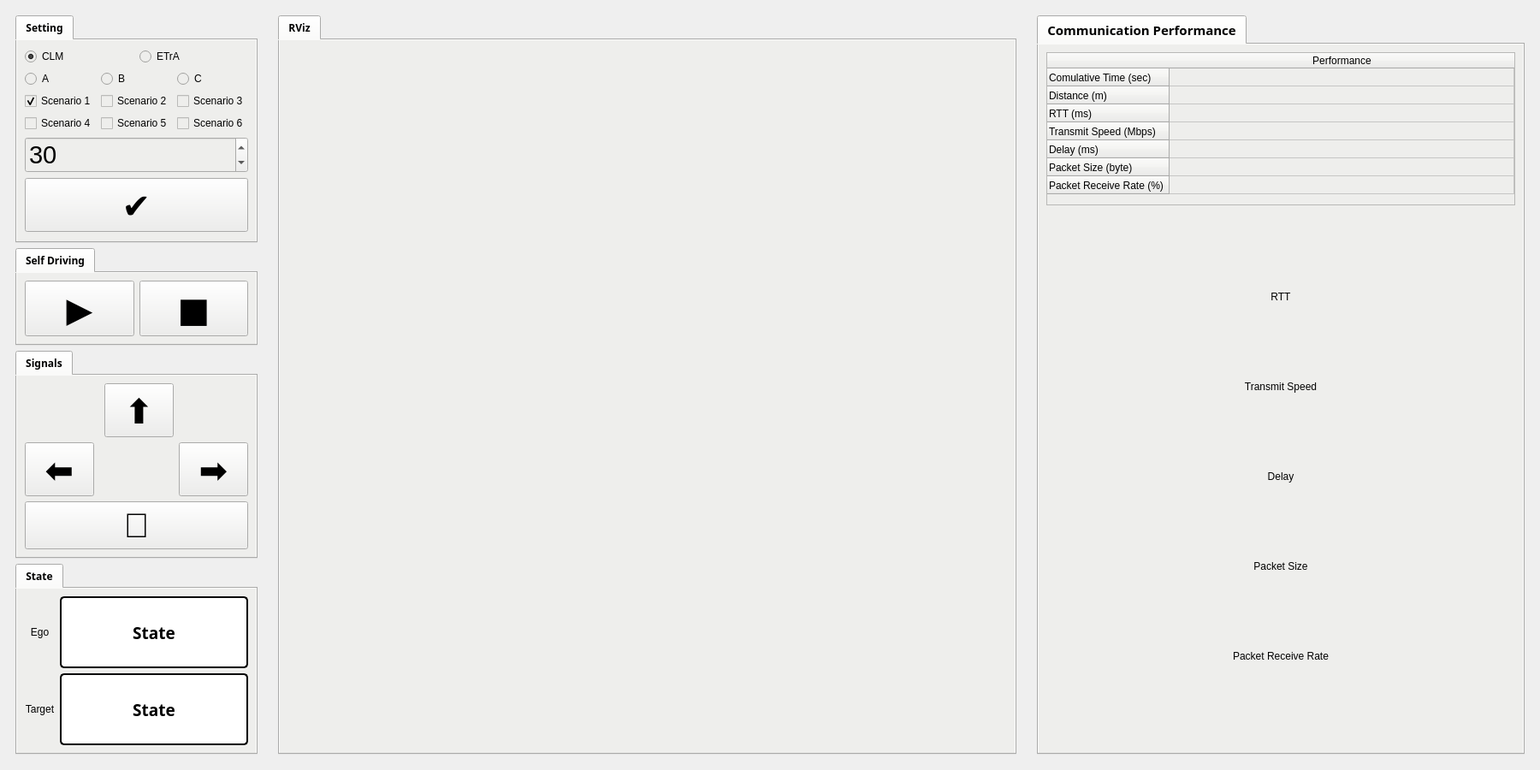
<?xml version="1.0" encoding="UTF-8"?>
<ui version="4.0">
 <class>MainWindow</class>
 <widget class="QMainWindow" name="MainWindow">
  <property name="geometry">
   <rect>
    <x>0</x>
    <y>0</y>
    <width>1800</width>
    <height>900</height>
   </rect>
  </property>
  <property name="font">
   <font>
    <family>Manjari</family>
    <weight>75</weight>
    <bold>true</bold>
   </font>
  </property>
  <property name="windowTitle">
   <string>CCAV-T</string>
  </property>
  <property name="windowIcon">
   <iconset>
    <normaloff>../icon/icon.png</normaloff>../icon/icon.png</iconset>
  </property>
  <property name="autoFillBackground">
   <bool>false</bool>
  </property>
  <property name="styleSheet">
   <string notr="true"/>
  </property>
  <widget class="QWidget" name="centralwidget">
   <layout class="QGridLayout" name="gridLayout_4">
    <item row="0" column="0">
     <widget class="QWidget" name="widget_7" native="true">
      <property name="sizePolicy">
       <sizepolicy hsizetype="Expanding" vsizetype="Expanding">
        <horstretch>1</horstretch>
        <verstretch>0</verstretch>
       </sizepolicy>
      </property>
      <layout class="QVBoxLayout" name="verticalLayout_4">
       <item>
        <layout class="QGridLayout" name="gridLayout_2">
         <item row="3" column="0">
          <widget class="QTabWidget" name="tabWidget_6">
           <property name="sizePolicy">
            <sizepolicy hsizetype="Expanding" vsizetype="Expanding">
             <horstretch>0</horstretch>
             <verstretch>1</verstretch>
            </sizepolicy>
           </property>
           <property name="styleSheet">
            <string notr="true">background-color: rgb(238, 238, 236);</string>
           </property>
           <property name="currentIndex">
            <number>0</number>
           </property>
           <widget class="QWidget" name="tab_11">
            <attribute name="title">
             <string>Self Driving</string>
            </attribute>
            <layout class="QHBoxLayout" name="horizontalLayout_3">
             <item>
              <layout class="QHBoxLayout" name="horizontalLayout">
               <item>
                <widget class="QPushButton" name="startButton">
                 <property name="sizePolicy">
                  <sizepolicy hsizetype="Expanding" vsizetype="Expanding">
                   <horstretch>0</horstretch>
                   <verstretch>0</verstretch>
                  </sizepolicy>
                 </property>
                 <property name="font">
                  <font>
                   <family>Manjari</family>
                   <pointsize>30</pointsize>
                   <weight>75</weight>
                   <bold>true</bold>
                  </font>
                 </property>
                 <property name="text">
                  <string>▶️</string>
                 </property>
                 <property name="shortcut">
                  <string>Q</string>
                 </property>
                </widget>
               </item>
               <item>
                <widget class="QPushButton" name="stopButton">
                 <property name="sizePolicy">
                  <sizepolicy hsizetype="Expanding" vsizetype="Expanding">
                   <horstretch>0</horstretch>
                   <verstretch>0</verstretch>
                  </sizepolicy>
                 </property>
                 <property name="font">
                  <font>
                   <family>Manjari</family>
                   <pointsize>30</pointsize>
                   <weight>75</weight>
                   <bold>true</bold>
                  </font>
                 </property>
                 <property name="text">
                  <string>■</string>
                 </property>
                 <property name="shortcut">
                  <string>E</string>
                 </property>
                </widget>
               </item>
              </layout>
             </item>
            </layout>
           </widget>
          </widget>
         </item>
         <item row="6" column="0">
          <widget class="QTabWidget" name="tabWidget_4">
           <property name="sizePolicy">
            <sizepolicy hsizetype="Expanding" vsizetype="Expanding">
             <horstretch>0</horstretch>
             <verstretch>2</verstretch>
            </sizepolicy>
           </property>
           <property name="styleSheet">
            <string notr="true">background-color: rgb(238, 238, 236);</string>
           </property>
           <property name="currentIndex">
            <number>0</number>
           </property>
           <widget class="QWidget" name="tab_3">
            <attribute name="title">
             <string>State</string>
            </attribute>
            <layout class="QGridLayout" name="gridLayout_6">
             <item row="0" column="0">
              <layout class="QGridLayout" name="gridLayout_5">
               <item row="1" column="1">
                <widget class="QLabel" name="targetLabel">
                 <property name="sizePolicy">
                  <sizepolicy hsizetype="Expanding" vsizetype="Expanding">
                   <horstretch>0</horstretch>
                   <verstretch>0</verstretch>
                  </sizepolicy>
                 </property>
                 <property name="font">
                  <font>
                   <family>Manjari</family>
                   <pointsize>14</pointsize>
                   <weight>75</weight>
                   <bold>true</bold>
                  </font>
                 </property>
                 <property name="styleSheet">
                  <string notr="true">QLabel {border: 2px solid black;
                border-radius: 5px;
					background-color: white;}</string>
                 </property>
                 <property name="text">
                  <string>State</string>
                 </property>
                 <property name="alignment">
                  <set>Qt::AlignCenter</set>
                 </property>
                </widget>
               </item>
               <item row="0" column="1">
                <widget class="QLabel" name="egoLabel">
                 <property name="sizePolicy">
                  <sizepolicy hsizetype="Expanding" vsizetype="Expanding">
                   <horstretch>0</horstretch>
                   <verstretch>0</verstretch>
                  </sizepolicy>
                 </property>
                 <property name="font">
                  <font>
                   <family>Manjari</family>
                   <pointsize>14</pointsize>
                   <weight>75</weight>
                   <bold>true</bold>
                  </font>
                 </property>
                 <property name="styleSheet">
                  <string notr="true">QLabel {border: 2px solid black;
                border-radius: 5px;
					background-color: white;}</string>
                 </property>
                 <property name="text">
                  <string>State</string>
                 </property>
                 <property name="alignment">
                  <set>Qt::AlignCenter</set>
                 </property>
                </widget>
               </item>
               <item row="0" column="0">
                <widget class="QLabel" name="label">
                 <property name="text">
                  <string>Ego</string>
                 </property>
                 <property name="alignment">
                  <set>Qt::AlignCenter</set>
                 </property>
                </widget>
               </item>
               <item row="1" column="0">
                <widget class="QLabel" name="label_2">
                 <property name="text">
                  <string>Target</string>
                 </property>
                 <property name="alignment">
                  <set>Qt::AlignCenter</set>
                 </property>
                </widget>
               </item>
              </layout>
             </item>
            </layout>
           </widget>
          </widget>
         </item>
         <item row="5" column="0">
          <widget class="QTabWidget" name="tabWidget_3">
           <property name="sizePolicy">
            <sizepolicy hsizetype="Expanding" vsizetype="Expanding">
             <horstretch>0</horstretch>
             <verstretch>1</verstretch>
            </sizepolicy>
           </property>
           <property name="styleSheet">
            <string notr="true">background-color: rgb(238, 238, 236);</string>
           </property>
           <property name="currentIndex">
            <number>0</number>
           </property>
           <widget class="QWidget" name="tab_2">
            <attribute name="title">
             <string>Signals</string>
            </attribute>
            <layout class="QVBoxLayout" name="verticalLayout_6">
             <item>
              <layout class="QGridLayout" name="gridLayout_3">
               <item row="0" column="2">
                <widget class="QPushButton" name="straightButton">
                 <property name="sizePolicy">
                  <sizepolicy hsizetype="Expanding" vsizetype="Expanding">
                   <horstretch>0</horstretch>
                   <verstretch>0</verstretch>
                  </sizepolicy>
                 </property>
                 <property name="font">
                  <font>
                   <family>Manjari</family>
                   <pointsize>30</pointsize>
                   <weight>75</weight>
                   <bold>true</bold>
                  </font>
                 </property>
                 <property name="text">
                  <string>⬆️</string>
                 </property>
                 <property name="shortcut">
                  <string>W</string>
                 </property>
                </widget>
               </item>
               <item row="1" column="3">
                <widget class="QPushButton" name="rightButton">
                 <property name="sizePolicy">
                  <sizepolicy hsizetype="Expanding" vsizetype="Expanding">
                   <horstretch>0</horstretch>
                   <verstretch>0</verstretch>
                  </sizepolicy>
                 </property>
                 <property name="font">
                  <font>
                   <family>Manjari</family>
                   <pointsize>30</pointsize>
                   <weight>75</weight>
                   <bold>true</bold>
                  </font>
                 </property>
                 <property name="text">
                  <string>➡️</string>
                 </property>
                 <property name="shortcut">
                  <string>D</string>
                 </property>
                </widget>
               </item>
               <item row="1" column="0">
                <widget class="QPushButton" name="leftButton">
                 <property name="sizePolicy">
                  <sizepolicy hsizetype="Expanding" vsizetype="Expanding">
                   <horstretch>0</horstretch>
                   <verstretch>0</verstretch>
                  </sizepolicy>
                 </property>
                 <property name="font">
                  <font>
                   <family>Manjari</family>
                   <pointsize>30</pointsize>
                   <weight>75</weight>
                   <bold>true</bold>
                  </font>
                 </property>
                 <property name="text">
                  <string>⬅️</string>
                 </property>
                 <property name="shortcut">
                  <string>A</string>
                 </property>
                </widget>
               </item>
               <item row="2" column="0" colspan="4">
                <widget class="QPushButton" name="eButton">
                 <property name="sizePolicy">
                  <sizepolicy hsizetype="Expanding" vsizetype="Expanding">
                   <horstretch>0</horstretch>
                   <verstretch>0</verstretch>
                  </sizepolicy>
                 </property>
                 <property name="font">
                  <font>
                   <pointsize>30</pointsize>
                  </font>
                 </property>
                 <property name="text">
                  <string>🚨</string>
                 </property>
                </widget>
               </item>
              </layout>
             </item>
            </layout>
           </widget>
          </widget>
         </item>
         <item row="0" column="0">
          <widget class="QTabWidget" name="tabWidget_2">
           <property name="sizePolicy">
            <sizepolicy hsizetype="Expanding" vsizetype="Expanding">
             <horstretch>0</horstretch>
             <verstretch>2</verstretch>
            </sizepolicy>
           </property>
           <property name="styleSheet">
            <string notr="true">background-color: rgb(238, 238, 236);</string>
           </property>
           <property name="currentIndex">
            <number>0</number>
           </property>
           <widget class="QWidget" name="tab">
            <attribute name="title">
             <string>Setting</string>
            </attribute>
            <layout class="QVBoxLayout" name="verticalLayout">
             <item>
              <layout class="QHBoxLayout" name="horizontalLayout_2">
               <item>
                <widget class="QRadioButton" name="radioCLM">
                 <property name="text">
                  <string>CLM</string>
                 </property>
                 <property name="checked">
                  <bool>true</bool>
                 </property>
                </widget>
               </item>
               <item>
                <widget class="QRadioButton" name="radioETrA">
                 <property name="text">
                  <string>ETrA</string>
                 </property>
                </widget>
               </item>
              </layout>
             </item>
             <item>
              <layout class="QHBoxLayout" name="horizontalLayout_5">
               <item>
                <widget class="QRadioButton" name="typeA">
                 <property name="text">
                  <string>A</string>
                 </property>
                 <property name="checked">
                  <bool>false</bool>
                 </property>
                 <property name="autoExclusive">
                  <bool>false</bool>
                 </property>
                </widget>
               </item>
               <item>
                <widget class="QRadioButton" name="typeB">
                 <property name="text">
                  <string>B</string>
                 </property>
                 <property name="autoExclusive">
                  <bool>false</bool>
                 </property>
                </widget>
               </item>
               <item>
                <widget class="QRadioButton" name="typeC">
                 <property name="text">
                  <string>C</string>
                 </property>
                 <property name="autoExclusive">
                  <bool>false</bool>
                 </property>
                </widget>
               </item>
              </layout>
             </item>
             <item>
              <layout class="QGridLayout" name="gridLayout">
               <item row="0" column="0">
                <widget class="QCheckBox" name="check1">
                 <property name="text">
                  <string>Scenario 1</string>
                 </property>
                 <property name="checked">
                  <bool>true</bool>
                 </property>
                 <property name="autoExclusive">
                  <bool>false</bool>
                 </property>
                </widget>
               </item>
               <item row="0" column="2">
                <widget class="QCheckBox" name="check3">
                 <property name="text">
                  <string>Scenario 3</string>
                 </property>
                 <property name="autoExclusive">
                  <bool>false</bool>
                 </property>
                </widget>
               </item>
               <item row="1" column="2">
                <widget class="QCheckBox" name="check6">
                 <property name="text">
                  <string>Scenario 6</string>
                 </property>
                 <property name="autoExclusive">
                  <bool>false</bool>
                 </property>
                </widget>
               </item>
               <item row="1" column="1">
                <widget class="QCheckBox" name="check5">
                 <property name="text">
                  <string>Scenario 5</string>
                 </property>
                 <property name="autoExclusive">
                  <bool>false</bool>
                 </property>
                </widget>
               </item>
               <item row="1" column="0">
                <widget class="QCheckBox" name="check4">
                 <property name="text">
                  <string>Scenario 4</string>
                 </property>
                 <property name="autoExclusive">
                  <bool>false</bool>
                 </property>
                </widget>
               </item>
               <item row="0" column="1">
                <widget class="QCheckBox" name="check2">
                 <property name="text">
                  <string>Scenario 2</string>
                 </property>
                 <property name="autoExclusive">
                  <bool>false</bool>
                 </property>
                </widget>
               </item>
              </layout>
             </item>
             <item>
              <widget class="QSpinBox" name="velocityBox">
               <property name="sizePolicy">
                <sizepolicy hsizetype="Expanding" vsizetype="Fixed">
                 <horstretch>0</horstretch>
                 <verstretch>0</verstretch>
                </sizepolicy>
               </property>
               <property name="font">
                <font>
                 <pointsize>22</pointsize>
                </font>
               </property>
               <property name="minimum">
                <number>25</number>
               </property>
               <property name="maximum">
                <number>80</number>
               </property>
               <property name="singleStep">
                <number>5</number>
               </property>
               <property name="value">
                <number>30</number>
               </property>
              </widget>
             </item>
             <item>
              <widget class="QPushButton" name="setButton">
               <property name="font">
                <font>
                 <family>Manjari</family>
                 <pointsize>30</pointsize>
                 <weight>75</weight>
                 <bold>true</bold>
                </font>
               </property>
               <property name="text">
                <string>✔️</string>
               </property>
              </widget>
             </item>
            </layout>
           </widget>
          </widget>
         </item>
        </layout>
       </item>
      </layout>
     </widget>
    </item>
    <item row="0" column="1">
     <widget class="QWidget" name="widget_6" native="true">
      <property name="sizePolicy">
       <sizepolicy hsizetype="Expanding" vsizetype="Expanding">
        <horstretch>3</horstretch>
        <verstretch>0</verstretch>
       </sizepolicy>
      </property>
      <layout class="QVBoxLayout" name="verticalLayout_2">
       <item>
        <widget class="QTabWidget" name="tabWidget">
         <property name="sizePolicy">
          <sizepolicy hsizetype="Expanding" vsizetype="Expanding">
           <horstretch>0</horstretch>
           <verstretch>0</verstretch>
          </sizepolicy>
         </property>
         <property name="minimumSize">
          <size>
           <width>400</width>
           <height>500</height>
          </size>
         </property>
         <property name="maximumSize">
          <size>
           <width>16777215</width>
           <height>16777215</height>
          </size>
         </property>
         <property name="styleSheet">
          <string notr="true">background-color: rgb(238, 238, 236);</string>
         </property>
         <property name="currentIndex">
          <number>0</number>
         </property>
         <widget class="QWidget" name="tabRViz">
          <property name="sizePolicy">
           <sizepolicy hsizetype="Expanding" vsizetype="Expanding">
            <horstretch>0</horstretch>
            <verstretch>0</verstretch>
           </sizepolicy>
          </property>
          <attribute name="title">
           <string>RViz</string>
          </attribute>
          <layout class="QVBoxLayout" name="verticalLayout_5">
           <item>
            <layout class="QVBoxLayout" name="rvizLayout"/>
           </item>
          </layout>
         </widget>
        </widget>
       </item>
      </layout>
     </widget>
    </item>
    <item row="0" column="2">
     <widget class="QWidget" name="widget" native="true">
      <property name="sizePolicy">
       <sizepolicy hsizetype="Expanding" vsizetype="Expanding">
        <horstretch>2</horstretch>
        <verstretch>0</verstretch>
       </sizepolicy>
      </property>
      <layout class="QVBoxLayout" name="verticalLayout_9">
       <item>
        <widget class="QTabWidget" name="tabWidget_5">
         <property name="sizePolicy">
          <sizepolicy hsizetype="Expanding" vsizetype="Expanding">
           <horstretch>0</horstretch>
           <verstretch>0</verstretch>
          </sizepolicy>
         </property>
         <property name="font">
          <font>
           <pointsize>11</pointsize>
          </font>
         </property>
         <property name="styleSheet">
          <string notr="true">background-color: rgb(238, 238, 236);</string>
         </property>
         <property name="currentIndex">
          <number>0</number>
         </property>
         <widget class="QWidget" name="tab_4">
          <property name="font">
           <font>
            <pointsize>9</pointsize>
           </font>
          </property>
          <property name="styleSheet">
           <string notr="true">background-color: rgb(238, 238, 236);</string>
          </property>
          <attribute name="title">
           <string>Communication Performance</string>
          </attribute>
          <layout class="QVBoxLayout" name="verticalLayout_8">
           <item>
            <widget class="QTableWidget" name="tableWidget">
             <property name="sizePolicy">
              <sizepolicy hsizetype="Expanding" vsizetype="Expanding">
               <horstretch>0</horstretch>
               <verstretch>2</verstretch>
              </sizepolicy>
             </property>
             <property name="font">
              <font>
               <pointsize>8</pointsize>
              </font>
             </property>
             <property name="autoFillBackground">
              <bool>true</bool>
             </property>
             <property name="styleSheet">
              <string notr="true">background-color: rgb(238, 238, 236);</string>
             </property>
             <property name="showGrid">
              <bool>true</bool>
             </property>
             <property name="gridStyle">
              <enum>Qt::SolidLine</enum>
             </property>
             <property name="sortingEnabled">
              <bool>false</bool>
             </property>
             <property name="wordWrap">
              <bool>true</bool>
             </property>
             <attribute name="horizontalHeaderMinimumSectionSize">
              <number>30</number>
             </attribute>
             <attribute name="horizontalHeaderDefaultSectionSize">
              <number>50</number>
             </attribute>
             <attribute name="horizontalHeaderStretchLastSection">
              <bool>true</bool>
             </attribute>
             <attribute name="verticalHeaderDefaultSectionSize">
              <number>21</number>
             </attribute>
             <attribute name="verticalHeaderStretchLastSection">
              <bool>false</bool>
             </attribute>
             <row>
              <property name="text">
               <string>Comulative Time (sec)</string>
              </property>
             </row>
             <row>
              <property name="text">
               <string>Distance (m)</string>
              </property>
             </row>
             <row>
              <property name="text">
               <string>RTT (ms)</string>
              </property>
             </row>
             <row>
              <property name="text">
               <string>Transmit Speed (Mbps)</string>
              </property>
             </row>
             <row>
              <property name="text">
               <string>Delay (ms)</string>
              </property>
             </row>
             <row>
              <property name="text">
               <string>Packet Size (byte)</string>
              </property>
             </row>
             <row>
              <property name="text">
               <string>Packet Receive Rate (%)</string>
              </property>
             </row>
             <column>
              <property name="text">
               <string>Performance</string>
              </property>
             </column>
             <item row="6" column="0">
              <property name="text">
               <string/>
              </property>
              <property name="font">
               <font>
                <family>Manjari</family>
               </font>
              </property>
             </item>
            </widget>
           </item>
           <item>
            <widget class="QWidget" name="widget_2" native="true">
             <property name="sizePolicy">
              <sizepolicy hsizetype="Expanding" vsizetype="Expanding">
               <horstretch>0</horstretch>
               <verstretch>7</verstretch>
              </sizepolicy>
             </property>
             <layout class="QVBoxLayout" name="verticalLayout_11">
              <item>
               <layout class="QVBoxLayout" name="RTTLayout"/>
              </item>
              <item>
               <widget class="QLabel" name="label_3">
                <property name="sizePolicy">
                 <sizepolicy hsizetype="Expanding" vsizetype="Fixed">
                  <horstretch>0</horstretch>
                  <verstretch>0</verstretch>
                 </sizepolicy>
                </property>
                <property name="font">
                 <font>
                  <pointsize>9</pointsize>
                 </font>
                </property>
                <property name="text">
                 <string>RTT</string>
                </property>
                <property name="alignment">
                 <set>Qt::AlignCenter</set>
                </property>
               </widget>
              </item>
              <item>
               <layout class="QVBoxLayout" name="SpeedLayout"/>
              </item>
              <item>
               <widget class="QLabel" name="label_4">
                <property name="sizePolicy">
                 <sizepolicy hsizetype="Expanding" vsizetype="Fixed">
                  <horstretch>0</horstretch>
                  <verstretch>0</verstretch>
                 </sizepolicy>
                </property>
                <property name="font">
                 <font>
                  <pointsize>9</pointsize>
                 </font>
                </property>
                <property name="text">
                 <string>Transmit Speed</string>
                </property>
                <property name="alignment">
                 <set>Qt::AlignCenter</set>
                </property>
               </widget>
              </item>
              <item>
               <layout class="QVBoxLayout" name="DelayLayout"/>
              </item>
              <item>
               <widget class="QLabel" name="label_7">
                <property name="sizePolicy">
                 <sizepolicy hsizetype="Expanding" vsizetype="Fixed">
                  <horstretch>0</horstretch>
                  <verstretch>0</verstretch>
                 </sizepolicy>
                </property>
                <property name="font">
                 <font>
                  <pointsize>9</pointsize>
                 </font>
                </property>
                <property name="text">
                 <string>Delay</string>
                </property>
                <property name="alignment">
                 <set>Qt::AlignCenter</set>
                </property>
               </widget>
              </item>
              <item>
               <layout class="QVBoxLayout" name="PacketSizeLayout"/>
              </item>
              <item>
               <widget class="QLabel" name="label_5">
                <property name="sizePolicy">
                 <sizepolicy hsizetype="Expanding" vsizetype="Fixed">
                  <horstretch>0</horstretch>
                  <verstretch>0</verstretch>
                 </sizepolicy>
                </property>
                <property name="font">
                 <font>
                  <pointsize>9</pointsize>
                 </font>
                </property>
                <property name="text">
                 <string>Packet Size</string>
                </property>
                <property name="alignment">
                 <set>Qt::AlignCenter</set>
                </property>
               </widget>
              </item>
              <item>
               <layout class="QVBoxLayout" name="PacketRateLayout"/>
              </item>
              <item>
               <widget class="QLabel" name="label_6">
                <property name="sizePolicy">
                 <sizepolicy hsizetype="Expanding" vsizetype="Fixed">
                  <horstretch>0</horstretch>
                  <verstretch>0</verstretch>
                 </sizepolicy>
                </property>
                <property name="font">
                 <font>
                  <pointsize>9</pointsize>
                 </font>
                </property>
                <property name="text">
                 <string>Packet Receive Rate</string>
                </property>
                <property name="alignment">
                 <set>Qt::AlignCenter</set>
                </property>
               </widget>
              </item>
             </layout>
            </widget>
           </item>
          </layout>
         </widget>
        </widget>
       </item>
      </layout>
     </widget>
    </item>
   </layout>
  </widget>
 </widget>
 <resources/>
 <connections/>
</ui>
